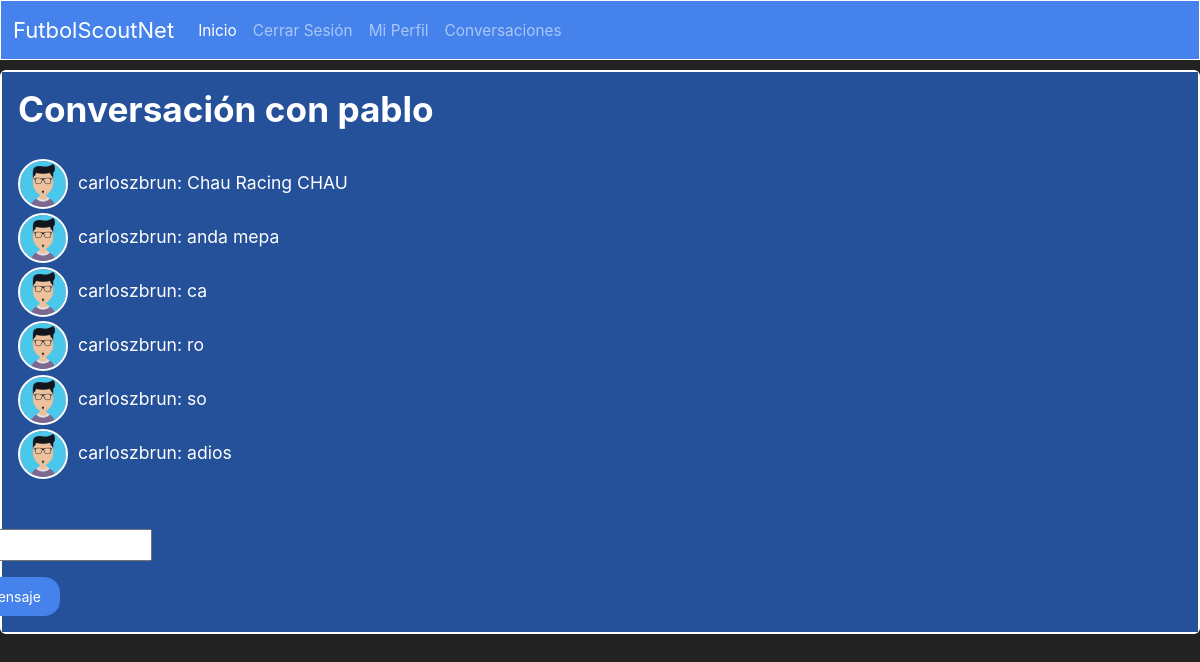
Page /mensajes/pablo/ (signed in) on the committed database.
### sitio/models.py (models this page shows, shortened)
class Conversacion(models.Model):
    emisor = models.ForeignKey(User, on_delete=models.CASCADE, related_name='conversaciones_uno', null=True, blank=True)
    destinatario = models.ForeignKey(User, on_delete=models.CASCADE, related_name='conversaciones_dos', null=True, blank=True)

class Mensaje(models.Model):
    user = models.ForeignKey(User, on_delete=models.CASCADE, related_name='mensajes', null=True, blank=True)
    conversacion = models.ForeignKey(Conversacion, on_delete=models.CASCADE, null=True, blank=True)
    texto = models.CharField(max_length=500)
    fecha = models.DateTimeField(default=timezone.now)

class Profile(models.Model):
    user = models.OneToOneField(User, on_delete=models.CASCADE, null=True, blank=True)
    image = models.ImageField(upload_to="Profiles_Images", default='user.png')
    posicion = models.ForeignKey(Posicion, on_delete=models.CASCADE, null=True, blank=True)
    nivel = models.ForeignKey(Nivel, on_delete=models.CASCADE, null=True, blank=True)
    edad = models.IntegerField(null=True, blank=True)

### sitio/views.py (the view)
# urls.py: path('mensajes/<str:username>/', views.mensajes, name='mensajes'),
@login_required
def mensajes(request, username):
    conversacion = Conversacion.objects.filter(
        Q(emisor=request.user, destinatario__username=username) |
        Q(destinatario=request.user, emisor__username=username)
    ).first()
    if conversacion is None:
        conversacion = Conversacion.objects.create(
            emisor=request.user,
            destinatario=get_object_or_404(User, username=username)
        )
    mensajes = Mensaje.objects.filter(conversacion=conversacion)
    if request.method == 'POST':
        form = MensajeForm(request.POST)
        if form.is_valid():
            nuevo_mensaje = form.save(commit=False)
            nuevo_mensaje.user = request.user
            nuevo_mensaje.conversacion = conversacion
            nuevo_mensaje.save()
            return redirect('mensajes', username=username)
    else:
        form = MensajeForm()
    return render(request, 'mensajes.html', {'conversacion': conversacion, 'mensajes': mensajes, 'form': form})

### sitio/forms.py
class MensajeForm(forms.ModelForm):
    class Meta:
        model = Mensaje
        fields = ['texto']
        labels = {
            'texto': 'Mensaje',
        }

### sitio/templates/mensajes.html (shortened to what this page needs)
{% extends 'layout.html' %}
{% block contenido %}
  {% if conversacion %}
    <div class="card text-white bg-primary mb-3" style="max-width: 100rem; border: 2px solid white;">
        <div class="card-body" style="display: flex; flex-direction: column; gap: 20px; background-color: #25509a;">
            {% if conversacion.emisor == request.user %}
                <h2>Conversación con {{ conversacion.destinatario }}</h2>
            {% else %}
                <h2> Conversacion con {{ conversacion.emisor }} </h2>
            {% endif %}
            <ul style="list-style: none; padding: 0; margin: 0;">
                {% for mensaje in mensajes %}
                    <li style="display: flex; align-items: center;">
                        <img class="rounded-circle" style="width: 50px; height: 50px; object-fit: cover; border: 2px solid white; margin-right: 10px;" src="{{mensaje.user.profile.image.url}}">
                        <span>{{ mensaje.user.username }}: {{ mensaje.texto }}</span>
                    </li>
                {% endfor %}
            </ul>
            {% if conversacion.emisor == request.user %}
                <form method="post" action="{% url 'mensajes' username=conversacion.destinatario.username %}" style="align-self: flex-end; margin-right: 1030px;">
                    {{ form.as_p }}
                    <button type="submit" class="btn btn-primary">Enviar mensaje</button>
                </form>
            {% else %}
                <form method="post" action="{% url 'mensajes' username=conversacion.emisor.username %}" style="align-self: flex-end; margin-right: 1030px;">
                    {% csrf_token %}
                    {{ form.as_p }}
                    <button type="submit" class="btn btn-primary">Enviar mensaje</button>
                </form>
            {% endif %}
        </div>
    </div>
  {% else %}
    <p>No hay conversación disponible.</p>
  {% endif %}
{% endblock %}

### templates/base.html (style rules this page uses)
body { background-color: #222; color: white; }

### rows in the picture
Conversacion: destinatario "pablo"
Mensaje: user.profile.image (placeholder picture), user.username "carloszbrun", texto "Chau Racing CHAU"
Mensaje: user.profile.image (placeholder picture), user.username "carloszbrun", texto "anda mepa"
Mensaje: user.profile.image (placeholder picture), user.username "carloszbrun", texto "ca"
Mensaje: user.profile.image (placeholder picture), user.username "carloszbrun", texto "ro"
Mensaje: user.profile.image (placeholder picture), user.username "carloszbrun", texto "so"
Mensaje: user.profile.image (placeholder picture), user.username "carloszbrun", texto "adios"
